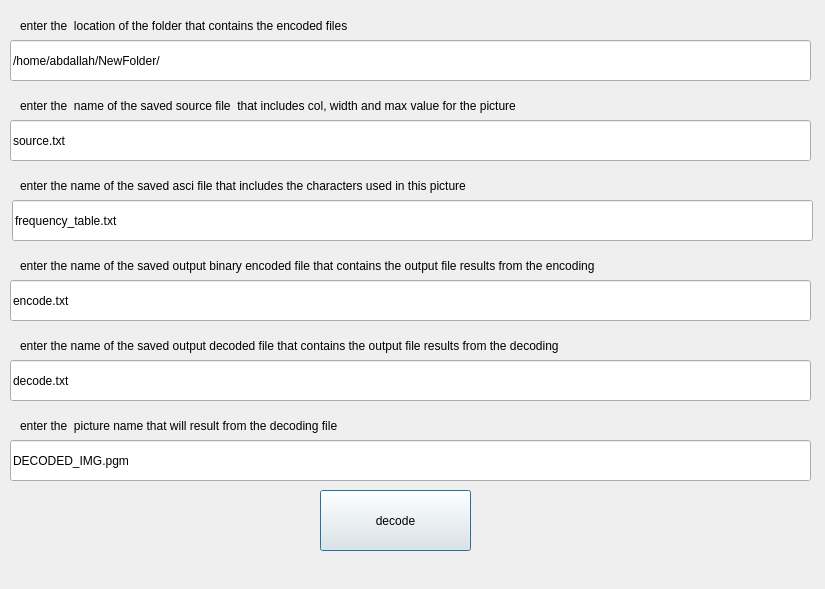
<?xml version="1.0" encoding="UTF-8"?>
<ui version="4.0">
 <class>decode</class>
 <widget class="QDialog" name="decode">
  <property name="geometry">
   <rect>
    <x>0</x>
    <y>0</y>
    <width>825</width>
    <height>589</height>
   </rect>
  </property>
  <property name="windowTitle">
   <string>Dialog</string>
  </property>
  <widget class="QPushButton" name="pushButton">
   <property name="geometry">
    <rect>
     <x>320</x>
     <y>490</y>
     <width>151</width>
     <height>61</height>
    </rect>
   </property>
   <property name="text">
    <string>decode</string>
   </property>
  </widget>
  <widget class="QLineEdit" name="asci">
   <property name="geometry">
    <rect>
     <x>12</x>
     <y>200</y>
     <width>801</width>
     <height>41</height>
    </rect>
   </property>
   <property name="text">
    <string>frequency_table.txt</string>
   </property>
  </widget>
  <widget class="QLineEdit" name="output">
   <property name="geometry">
    <rect>
     <x>10</x>
     <y>280</y>
     <width>801</width>
     <height>41</height>
    </rect>
   </property>
   <property name="text">
    <string>encode.txt</string>
   </property>
  </widget>
  <widget class="QLineEdit" name="decode_2">
   <property name="geometry">
    <rect>
     <x>10</x>
     <y>360</y>
     <width>801</width>
     <height>41</height>
    </rect>
   </property>
   <property name="text">
    <string>decode.txt</string>
   </property>
  </widget>
  <widget class="QLineEdit" name="source">
   <property name="geometry">
    <rect>
     <x>10</x>
     <y>120</y>
     <width>801</width>
     <height>41</height>
    </rect>
   </property>
   <property name="text">
    <string>source.txt</string>
   </property>
  </widget>
  <widget class="QLabel" name="label">
   <property name="geometry">
    <rect>
     <x>20</x>
     <y>250</y>
     <width>781</width>
     <height>31</height>
    </rect>
   </property>
   <property name="text">
    <string>enter the name of the saved output binary encoded file that contains the output file results from the encoding</string>
   </property>
  </widget>
  <widget class="QLabel" name="label_3">
   <property name="geometry">
    <rect>
     <x>20</x>
     <y>170</y>
     <width>791</width>
     <height>31</height>
    </rect>
   </property>
   <property name="text">
    <string>enter the name of the saved asci file that includes the characters used in this picture</string>
   </property>
  </widget>
  <widget class="QLabel" name="label_4">
   <property name="geometry">
    <rect>
     <x>20</x>
     <y>90</y>
     <width>781</width>
     <height>31</height>
    </rect>
   </property>
   <property name="text">
    <string>enter the  name of the saved source file  that includes col, width and max value for the picture</string>
   </property>
  </widget>
  <widget class="QLabel" name="label_5">
   <property name="geometry">
    <rect>
     <x>20</x>
     <y>330</y>
     <width>791</width>
     <height>31</height>
    </rect>
   </property>
   <property name="text">
    <string>enter the name of the saved output decoded file that contains the output file results from the decoding</string>
   </property>
  </widget>
  <widget class="QLabel" name="label_6">
   <property name="geometry">
    <rect>
     <x>20</x>
     <y>410</y>
     <width>791</width>
     <height>31</height>
    </rect>
   </property>
   <property name="text">
    <string>enter the  picture name that will result from the decoding file </string>
   </property>
  </widget>
  <widget class="QLineEdit" name="pic">
   <property name="geometry">
    <rect>
     <x>10</x>
     <y>440</y>
     <width>801</width>
     <height>41</height>
    </rect>
   </property>
   <property name="text">
    <string>DECODED_IMG.pgm</string>
   </property>
  </widget>
  <widget class="QLineEdit" name="folder">
   <property name="geometry">
    <rect>
     <x>10</x>
     <y>40</y>
     <width>801</width>
     <height>41</height>
    </rect>
   </property>
   <property name="text">
    <string>/home/abdallah/NewFolder/</string>
   </property>
  </widget>
  <widget class="QLabel" name="label_7">
   <property name="geometry">
    <rect>
     <x>20</x>
     <y>10</y>
     <width>781</width>
     <height>31</height>
    </rect>
   </property>
   <property name="text">
    <string>enter the  location of the folder that contains the encoded files</string>
   </property>
  </widget>
 </widget>
 <resources/>
 <connections/>
</ui>
